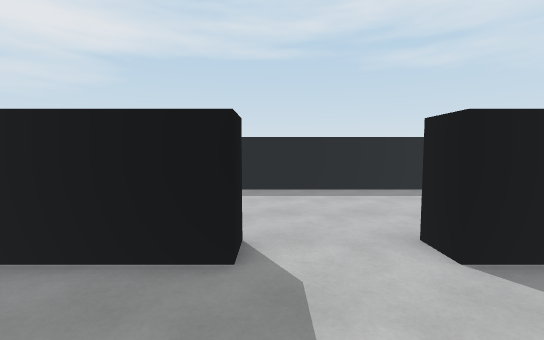
View 1 (above)

14 first-person views from a walk through a scene from a Unity 3-D project. The camera is 1.5 m above the floor, tilts 4° down and sees 90° across. The floor is counted in squares, 1 m on a side. Each view is taken from the middle of a square. On the plan, view 1 faces up. The plan holds only what a view shows up to about 14 squares ahead; the rest is blank. The place goes on beyond the plan. The player character is not drawn. Door leaves are left out, so doorways stand open.

View 2
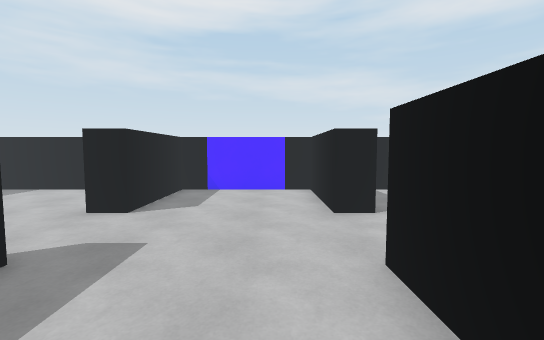

View 3
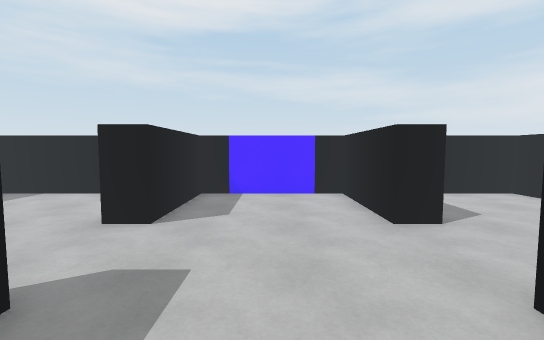

View 4
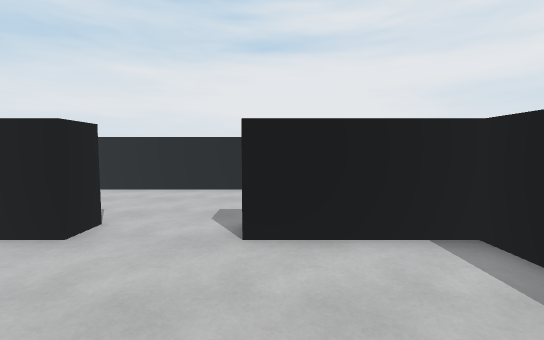

View 5
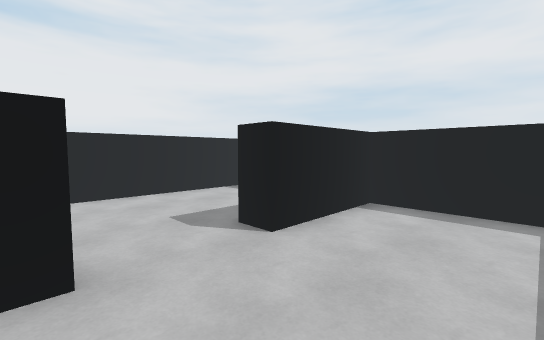

View 6
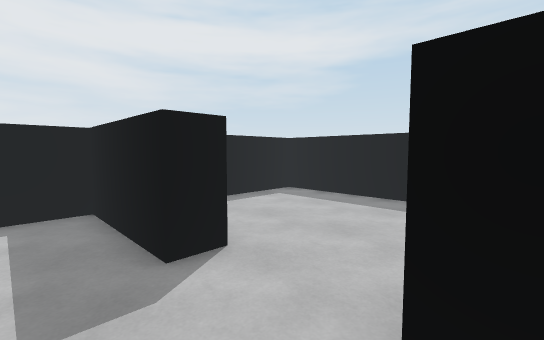

View 7
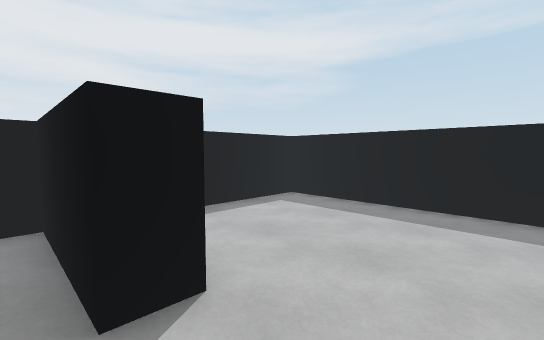

View 8
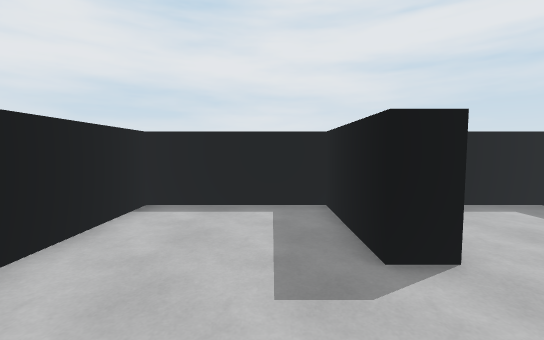

View 9
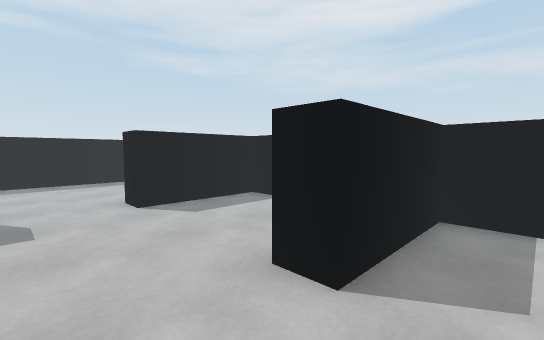

View 10
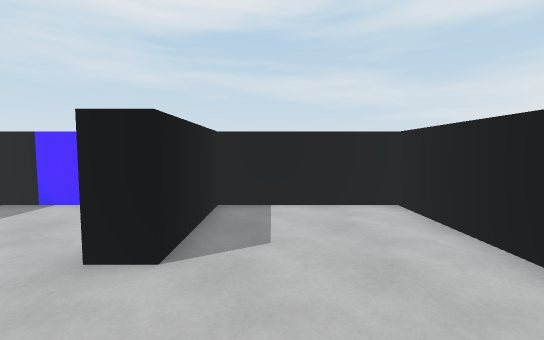

View 11
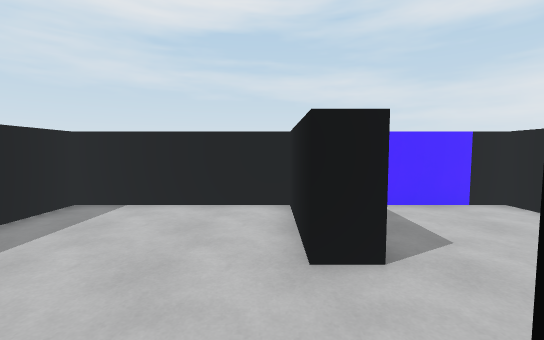

View 12
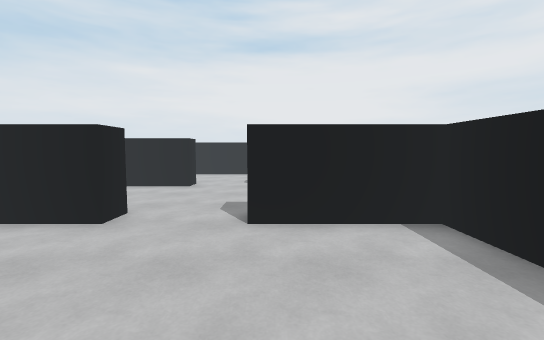

View 13
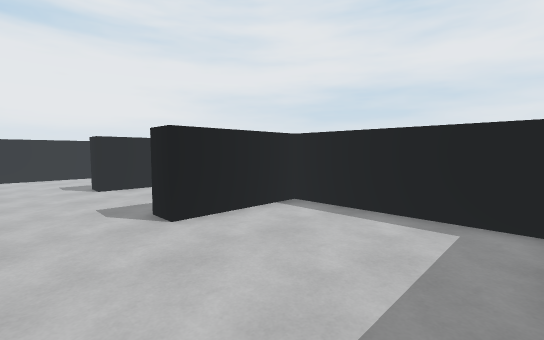

View 14
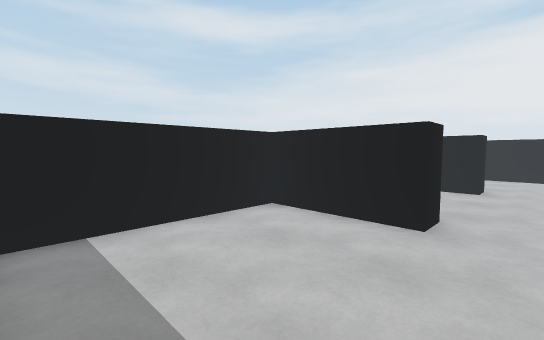

### Floor plan
Points are (right, up) in squares from view 1. A wall is a line through its corners. A room is listed if a view was taken in it or the views show most of it. See-through windows are left out.
Room 1 (views 1, 2, 3, 4, 5, 6, 7)
walls: (-0.5, 3.5) (-4.5, 3.5) (-4.5, -1.5) (-0.5, -1.5); (2.5, -1.5) (6.5, -1.5) (6.5, 3.5) (2.5, 3.5)
ways out: open door at (1, -2) to room 2; open door at (1, 4) to room 3
Room 2 (views 8, 9, 10)
walls: (-0.5, -2.5) (-4.5, -2.5) (-4.5, -7.5) (6.5, -7.5) (6.5, -2.5) (2.5, -2.5)
ways out: open door at (1, -2) to room 1
Room 3 (views 11, 12, 13, 14)
walls: (2.5, 4.5) (6.5, 4.5) (6.5, 10.5) (-4.5, 10.5) (-4.5, 4.5) (-0.5, 4.5)
ways out: open door at (1, 4) to room 1

Where each view was taken, in squares from view 1:
view 1: 0 up, 0 right, facing up
view 2: 0 up, 4 left, facing right
view 3: 1 up, 3 left, facing right
view 4: 3 up, 1 left, facing down
view 5: 2 up, 3 right, facing down-left
view 6: 2 up, 3 right, facing up-left
view 7: 3 up, 2 right, facing up-left
view 8: 4 down, 3 right, facing left
view 9: 4 down, 0 right, facing up-right
view 10: 4 down, 1 left, facing right
view 11: 5 up, 1 left, facing right
view 12: 10 up, 1 left, facing down
view 13: 10 up, 2 right, facing down-left
view 14: 10 up, 1 right, facing down-right
